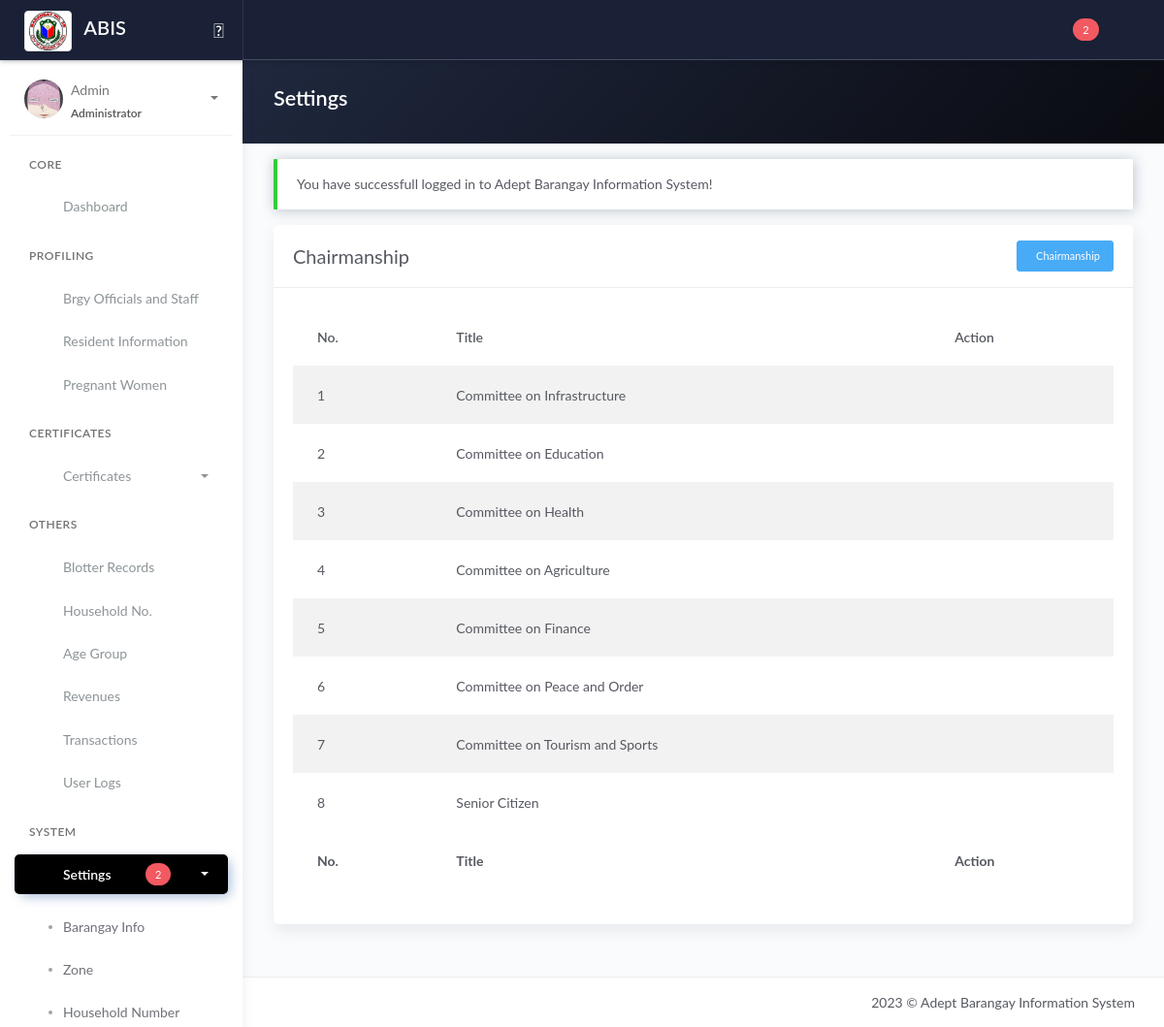
Before: /chairmanship.php (signed in) with the older database file.
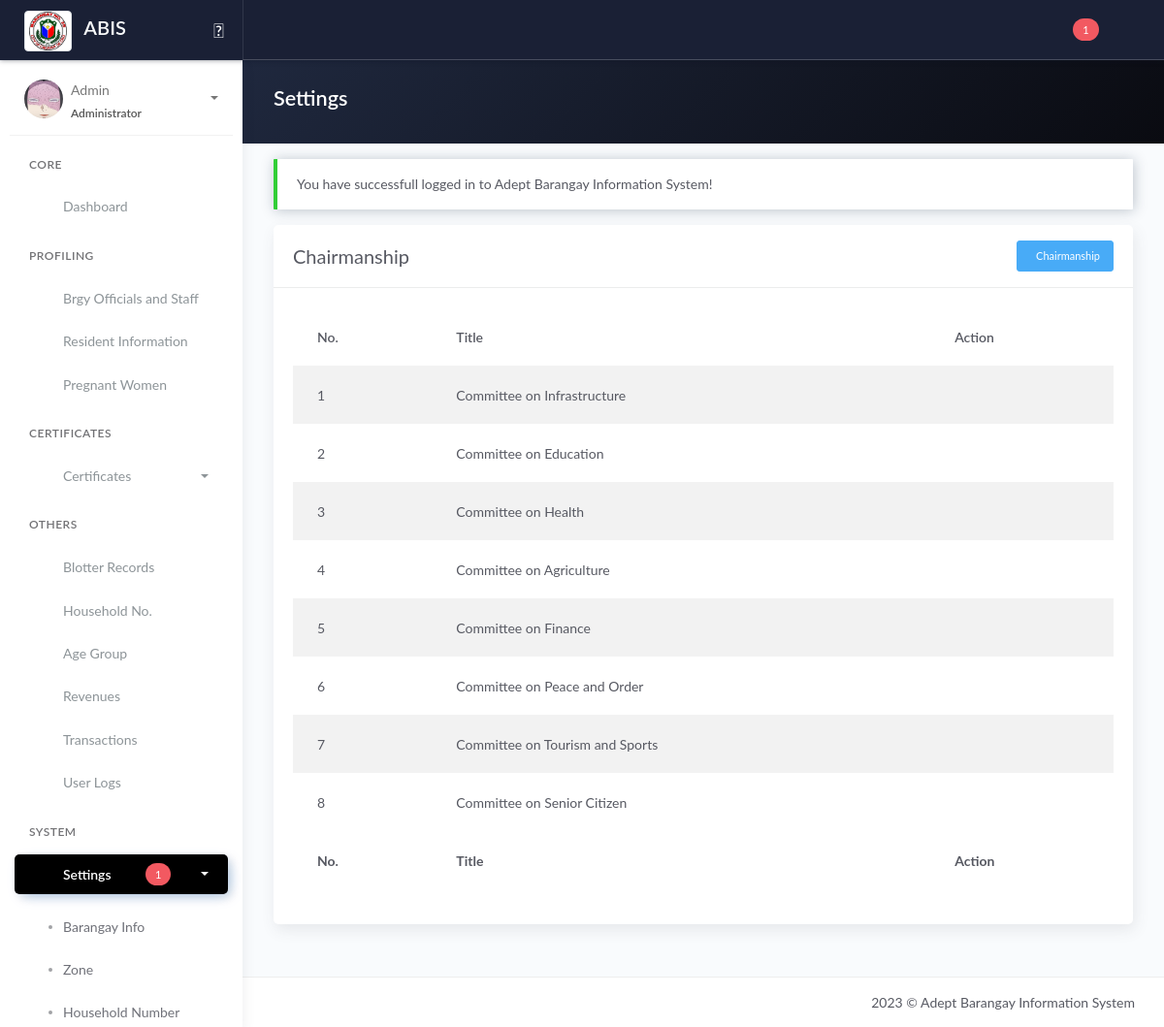
After: the same page with the newer database file.
### tables this page shows
CREATE TABLE `tblchairmanship` (
  `id_chairmanship` int(11) NOT NULL,
  `title` varchar(100) DEFAULT NULL
);

### model/fetch_support.php (called while the page is built)
<?php
$querySupport = "SELECT * FROM tbl_support WHERE `status_support` = 'pending'";
$resultSupport = $conn->query($querySupport)->num_rows;

### model/fetch_brgy_info.php (called while the page is built, shortened)
<?php
	$chair_q = "SELECT * FROM tblchairmanship";
	$res_q = $conn->query($chair_q);
	$chair = array();
	while($row = $res_q->fetch_assoc()){
		$chair[] = $row;
	}
?>

### chairmanship.php (the view, shortened to what the changed rows need)
<?php include 'server/server.php' ?>
<?php if($_SESSION['role'] == 'administrator'): ?>
<?php
$query = "SELECT * FROM tblchairmanship";
$result = $conn->query($query);
?>
<!DOCTYPE html>
<html lang="en">
<head>
	<?php include 'templates/header.php' ?>
</head>
<body>
	<div class="wrapper">
		<?php include 'templates/main-header.php' ?>
		<?php include 'templates/sidebar.php' ?>
		<div class="main-panel">
			<div class="content">
				<div class="panel-header bg-dark-gradient">
					<div class="page-inner">
						<div class="d-flex align-items-left align-items-md-center flex-column flex-md-row">
							<div>
								<h2 class="text-white fw-bold">Settings</h2>
							</div>
						</div>
					</div>
				</div>
				<div class="page-inner">
					<div class="row mt--2">
						<div class="col-md-12">
                            <div class="card">
								<div class="card-body">
									<div class="table-responsive">
										<table class="table table-striped">
											<thead>
												<tr>
													<th scope="col">No.</th>
													<th scope="col">Title</th>
													<th scope="col">Action</th>
												</tr>
											</thead>
											<tbody>
												<?php if(!empty($chair)): ?>
													<?php $no=1; foreach($chair as $row): ?>
													<tr>
														<td><?= $no ?></td>
														<td><?= $row['title'] ?></td>
														<td>
															<div class="form-button-action">
																<a type="button" href="#edit" data-toggle="modal" class="btn btn-link btn-primary"
																	title="Edit Title"
																	onclick="editChair(this)"
																	data-title="<?= $row['title'] ?>"
																	data-id="<?= $row['id_chairmanship'] ?>">
																</a>
															</div>
														</td>
													</tr>
													<?php $no++; endforeach ?>
												<?php else: ?>
													<tr>
														<td colspan="3" class="text-center">No Available Data</td>
													</tr>
												<?php endif ?>
											</tbody>
											<tfoot>
												<tr>
													<th scope="col">No.</th>
													<th scope="col">Title</th>
													<th scope="col">Action</th>
												</tr>
											</tfoot>
										</table>
									</div>
								</div>
							</div>
						</div>
					</div>
				</div>
			</div>
		</div>
	</div>
	<?php include 'templates/footer.php' ?>
</body>
</html>
<?php else: ?>
<?php header("Location: index.php"); ?>
<?php endif; ?>

### templates/main-header.php (shortened to what the changed rows need)
<?php include 'model/fetch_brgy_info.php' ?>
<?php include 'model/fetch_support.php' ?>
<div class="main-header">
    <nav class="navbar navbar-header navbar-expand-lg bg-dark">
        <div class="container-fluid">
            <ul class="navbar-nav topbar-nav ml-md-auto align-items-center">
                <?php if ($_SESSION['role'] == 'administrator') : ?>
                    <li class="nav-item dropdown hidden-caret">
                        <a class="nav-link dropdown-toggle" href="#" id="messageDropdown" role="button" data-toggle="dropdown" aria-haspopup="true" aria-expanded="false">
                            <?php if ($resultSupport > 0) : ?>
                                <i class="icon-bell"></i> <span class="badge badge-danger"><?= number_format($resultSupport) ?></span>
                            <?php else : ?>
                                <i class="icon-bell"></i> <span class="badge badge-danger"></span>
                            <?php endif ?>
                        </a>
                    </li>
                <?php endif ?>
            </ul>
        </div>
    </nav>
</div>

### templates/sidebar.php (shortened to what the changed rows need)
<?php
function PageName()
{
    return substr($_SERVER["SCRIPT_NAME"], strrpos($_SERVER["SCRIPT_NAME"], "/") + 1);
}
$current_page = PageName();
?>
<?php include 'model/fetch_support.php' ?>
<div class="sidebar sidebar-style-2">
    <div class="sidebar-wrapper scrollbar scrollbar-inner">
        <div class="sidebar-content">
            <ul class="nav nav-primary">
                <?php
                $query_zone = "SELECT * FROM tblpurok";
                $count_zone = $conn->query($query_zone)->num_rows;
                $query_householdnumber = "SELECT * FROM tbl_household";
                $count_householdnumber = $conn->query($query_householdnumber)->num_rows;
                $query_org = "SELECT * FROM tbl_org";
                $count_org = $conn->query($query_org)->num_rows;
                $query_position = "SELECT * FROM tblposition";
                $count_position = $conn->query($query_position)->num_rows;
                $query_chairmanship = "SELECT * FROM tblchairmanship";
                $count_chairmanship = $conn->query($query_chairmanship)->num_rows;
                $query_noc = "SELECT * FROM tbl_nature_of_case";
                $count_noc = $conn->query($query_noc)->num_rows;
                ?>
                <?php if ($count_zone == 0 || $count_householdnumber == 0 || $count_org == 0 || $count_position == 0 || $count_chairmanship == 0 || $count_noc == 0) : ?>
                    <?php if ($_SESSION['role'] == 'administrator') : ?>
                        <li class="nav-item <?= $current_page == 'organization_or_association.php' || $current_page == 'purok.php' || $current_page == 'position.php' || $current_page == 'chairmanship.php' || $current_page == 'precinct.php' || $current_page == 'users.php' || $current_page == 'support.php' || $current_page == 'backup.php' || $current_page == 'nature_of_case.php' || $current_page == 'household_number.php' ? 'active' : null ?>">
                            <a href="#settings" data-toggle="collapse" class="collapsed" aria-expanded="false">
                                <i class="icon-wrench"></i>
                                <p>Settings</p>
                                <span class="caret"></span>
                            </a>
                            <div class="collapse <?= $current_page == 'purok.php' || $current_page == 'household_number.php' || $current_page == 'organization_or_association.php' || $current_page == 'nature_of_case.php' || $current_page == 'position.php'  || $current_page == 'precinct.php' || $current_page == 'chairmanship.php' || $current_page == 'users.php' || $current_page == 'support.php' || $current_page == 'backup.php' || $current_page == 'nature_of_case.php' ? 'show' : null ?>" id="settings">
                                <ul class="nav nav-collapse">
                                    <li>
                                        <a href="#restore" data-toggle="modal">
                                            <span class="sub-item">Restore</span>
                                        </a>
                                    </li>
                                </ul>
                            </div>
                        </li>
                    <?php endif; ?>
                <?php else : ?>
                    <?php if (isset($_SESSION['username']) && $_SESSION['role'] == 'administrator') : ?>
                        <li class="nav-item <?= $current_page == 'organization_or_association.php' || $current_page == 'purok.php' || $current_page == 'position.php' || $current_page == 'chairmanship.php' || $current_page == 'precinct.php' || $current_page == 'users.php' || $current_page == 'support.php' || $current_page == 'backup.php' || $current_page == 'nature_of_case.php' || $current_page == 'officials_archives.php' || $current_page == 'household_number.php' ? 'active' : null ?>">
                            <a href="#settings" data-toggle="collapse" class="collapsed" aria-expanded="false">
                                <p>Settings</p>
                                <?php if ($resultSupport > 0) : ?>
                                    <span class="badge badge-danger"><?= number_format($resultSupport) ?></span>
                                <?php endif ?>
                                <span class="caret"></span>
                            </a>
                        </li>
                    <?php endif; ?>
                <?php endif; ?>
            </ul>
        </div>
    </div>
</div>

Changed rows visible on the page:
changed tblchairmanship: title "Senior Citizen" → "Committee on Senior Citizen"
Other visible differences:
$resultSupport: "2" → "1"
